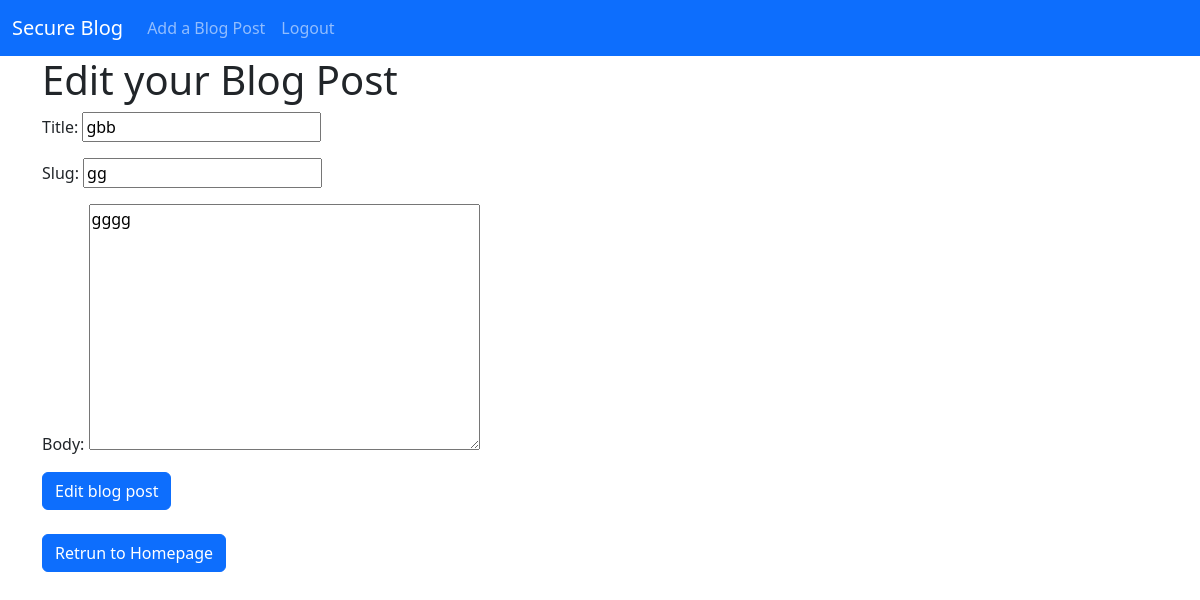
Screenshot of /blog/edit/4 (signed in) with the database file from the repository.
### blog/models.py (models this page shows, shortened)
class Post(models.Model):
    title = models.CharField(max_length=255)
    slug = models.CharField(max_length=255)
    blogger = models.ForeignKey(User, on_delete=models.CASCADE)
    body = models.TextField()
    created_on = models.DateField(auto_now_add=True)
    liked = models.ManyToManyField(User, related_name='blog')

### blog/views.py (the view)
# urls.py: path('blog/edit/<int:pk>', EditBlog.as_view(), name="edit"),
class EditBlog(UpdateView):
    model = Post
    template_name = "update_blog.html"
    fields = ['title', 'slug', 'body']

### blog/templates/update_blog.html (shortened to what this page needs)
{% extends 'base.html' %}
{% block content %}
{% if user.is_authenticated %}
    <h1>Edit your Blog Post</h1>
    <div class="form_group">
        <form method="POST">
            {{ form.as_p}}
            <button class="btn btn-primary">Edit blog post</button>
        </form>
    </div>
    <br>
{% else %}
    <h1>You need to register for an account to edit posts</h1>
{% endif %}
<a href="{% url 'home' %}" class="btn btn-primary">Retrun to Homepage</a>
{% endblock %}

### rows the page displays
Post: title "gbb", slug "gg", body "gggg"
